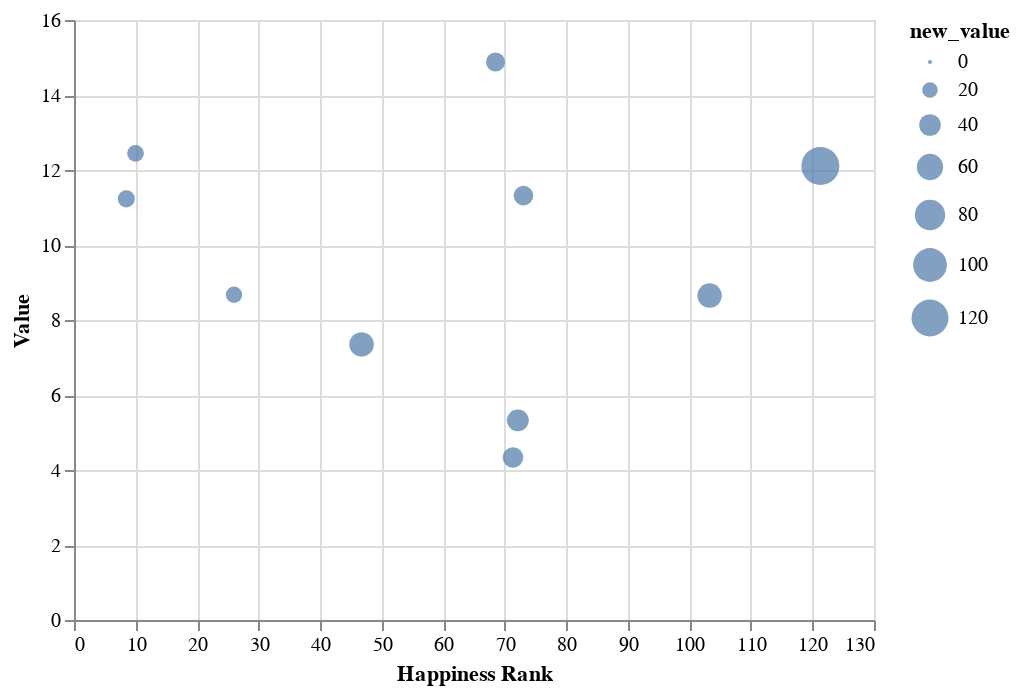

The cell this chart's notebook holds for it:
### Code cell
alt.Chart(table_2_1).mark_circle(size=60).encode(
    x='Happiness Rank',
    y='Value',
    size='Indice di Povertá',
    tooltip=['Happiness Rank', 'Value', 'new_value', 'Region']
).interactive()

### Figure 1 — Vega-Lite specification as saved in the notebook (floating-point values rounded to 4 significant figures)
{"config": {"view": {"continuousWidth": 400, "continuousHeight": 300}}, "data": {"name": "data-f5d078f9505bcf3762c5f0a37778b8d7"}, "mark": {"type": "circle", "size": 60}, "encoding": {"size": {"field": "new_value", "type": "quantitative"}, "tooltip": [{"field": "Happiness Rank", "type": "quantitative"}, {"field": "Value", "type": "quantitative"}, {"field": "new_value", "type": "quantitative"}, {"field": "Region", "type": "nominal"}], "x": {"field": "Happiness Rank", "type": "quantitative"}, "y": {"field": "Value", "type": "quantitative"}}, "selection": {"selector001": {"type": "interval", "bind": "scales", "encodings": ["x", "y"]}}, "$schema": "https://vega.github.io/schema/vega-lite/v4.17.0.json", "datasets": {"data-f5d078f9505bcf3762c5f0a37778b8d7": [{"Region": "Australia and New Zealand", "Unnamed: 0": 7.5, "Value": 11.23, "Lower_value": 9.49, "Upper_value": 14.19, "Happiness Score": 7.323, "Lower Confidence Interval": 7.252, "Upper Confidence Interval": 7.394, "Economy (GDP per Capita)": 1.403, "Family": 1.139, "Health (Life Expectancy)": 0.8411, "Freedom": 0.5749, "Trust (Government Corruption)": 0.3712, "Generosity": 0.484, "Dystopia Residual": 2.511, "Gini index": 34.4, "new_value": 24.39, "Happiness Rank": 8.5}, {"Region": "Central and Eastern Europe", "Unnamed: 0": 72.04, "Value": 11.32, "Lower_value": 8.696, "Upper_value": 14.96, "Happiness Score": 5.373, "Lower Confidence Interval": 5.293, "Upper Confidence Interval": 5.465, "Economy (GDP per Capita)": 1.052, "Family": 0.8977, "Health (Life Expectancy)": 0.6438, "Freedom": 0.308, "Trust (Government Corruption)": 0.08905, "Generosity": 0.1645, "Dystopia Residual": 2.257, "Gini index": 31.75, "new_value": 32.8, "Happiness Rank": 73.04}, {"Region": "Eastern Asia", "Unnamed: 0": 67.5, "Value": 14.88, "Lower_value": 10.36, "Upper_value": 20.08, "Happiness Score": 5.485, "Lower Confidence Interval": 5.409, "Upper Confidence Interval": 5.546, "Economy (GDP per Capita)": 1.182, "Family": 0.9787, "Health (Life Expectancy)": 0.7916, "Freedom": 0.3682, "Trust (Government Corruption)": 0.07918, "Generosity": 0.1714, "Dystopia Residual": 1.966, "Gini index": 32.88, "new_value": 30.72, "Happiness Rank": 68.5}, {"Region": "Latin America and Caribbean", "Unnamed: 0": 45.73, "Value": 7.348, "Lower_value": 5.193, "Upper_value": 10.88, "Happiness Score": 6.072, "Lower Confidence Interval": 5.95, "Upper Confidence Interval": 6.193, "Economy (GDP per Capita)": 0.9858, "Family": 0.8929, "Health (Life Expectancy)": 0.6117, "Freedom": 0.421, "Trust (Government Corruption)": 0.1066, "Generosity": 0.2074, "Dystopia Residual": 2.846, "Gini index": 46.29, "new_value": 51.94, "Happiness Rank": 46.73}, {"Region": "Middle East and Northern Africa", "Unnamed: 0": 70.33, "Value": 4.332, "Lower_value": 2.6, "Upper_value": 6.817, "Happiness Score": 5.425, "Lower Confidence Interval": 5.31, "Upper Confidence Interval": 5.533, "Economy (GDP per Capita)": 1.161, "Family": 0.7135, "Health (Life Expectancy)": 0.6178, "Freedom": 0.3178, "Trust (Government Corruption)": 0.1657, "Generosity": 0.1909, "Dystopia Residual": 2.27, "Gini index": 34.58, "new_value": 36.06, "Happiness Rank": 71.33}, {"Region": "North America", "Unnamed: 0": 9.0, "Value": 12.44, "Lower_value": 11.11, "Upper_value": 16.93, "Happiness Score": 7.201, "Lower Confidence Interval": 7.178, "Upper Confidence Interval": 7.33, "Economy (GDP per Capita)": 1.455, "Family": 1.174, "Health (Life Expectancy)": 0.8271, "Freedom": 0.5208, "Trust (Government Corruption)": 0.2258, "Generosity": 0.4296, "Dystopia Residual": 2.716, "Gini index": 37.28, "new_value": 23.62, "Happiness Rank": 10.0}, {"Region": "Southeastern Asia", "Unnamed: 0": 71.12, "Value": 5.324, "Lower_value": 3.514, "Upper_value": 8.345, "Happiness Score": 5.404, "Lower Confidence Interval": 5.313, "Upper Confidence Interval": 5.481, "Economy (GDP per Capita)": 0.9234, "Family": 0.8567, "Health (Life Expectancy)": 0.5955, "Freedom": 0.4851, "Trust (Government Corruption)": 0.1359, "Generosity": 0.4481, "Dystopia Residual": 1.995, "Gini index": 36.28, "new_value": 41.13, "Happiness Rank": 72.12}, {"Region": "Southern Asia", "Unnamed: 0": 102.3, "Value": 8.652, "Lower_value": 5.261, "Upper_value": 13.56, "Happiness Score": 4.563, "Lower Confidence Interval": 4.485, "Upper Confidence Interval": 4.642, "Economy (GDP per Capita)": 0.6607, "Family": 0.4807, "Health (Life Expectancy)": 0.4537, "Freedom": 0.35, "Trust (Government Corruption)": 0.1049, "Generosity": 0.3433, "Dystopia Residual": 2.17, "Gini index": 34.78, "new_value": 51.62, "Happiness Rank": 103.3}, {"Region": "Sub-Saharan Africa", "Unnamed: 0": 120.3, "Value": 12.11, "Lower_value": 7.151, "Upper_value": 19.27, "Happiness Score": 4.088, "Lower Confidence Interval": 3.957, "Upper Confidence Interval": 4.181, "Economy (GDP per Capita)": 0.5045, "Family": 0.6012, "Health (Life Expectancy)": 0.2513, "Freedom": 0.3111, "Trust (Government Corruption)": 0.1099, "Generosity": 0.216, "Dystopia Residual": 2.094, "Gini index": 42.17, "new_value": 127.0, "Happiness Rank": 121.3}, {"Region": "Western Europe", "Unnamed: 0": 25.0, "Value": 8.674, "Lower_value": 7.198, "Upper_value": 10.51, "Happiness Score": 6.74, "Lower Confidence Interval": 6.651, "Upper Confidence Interval": 6.811, "Economy (GDP per Capita)": 1.421, "Family": 1.065, "Health (Life Expectancy)": 0.8296, "Freedom": 0.4784, "Trust (Government Corruption)": 0.236, "Generosity": 0.3068, "Dystopia Residual": 2.408, "Gini index": 31.16, "new_value": 22.33, "Happiness Rank": 26.0}]}}
